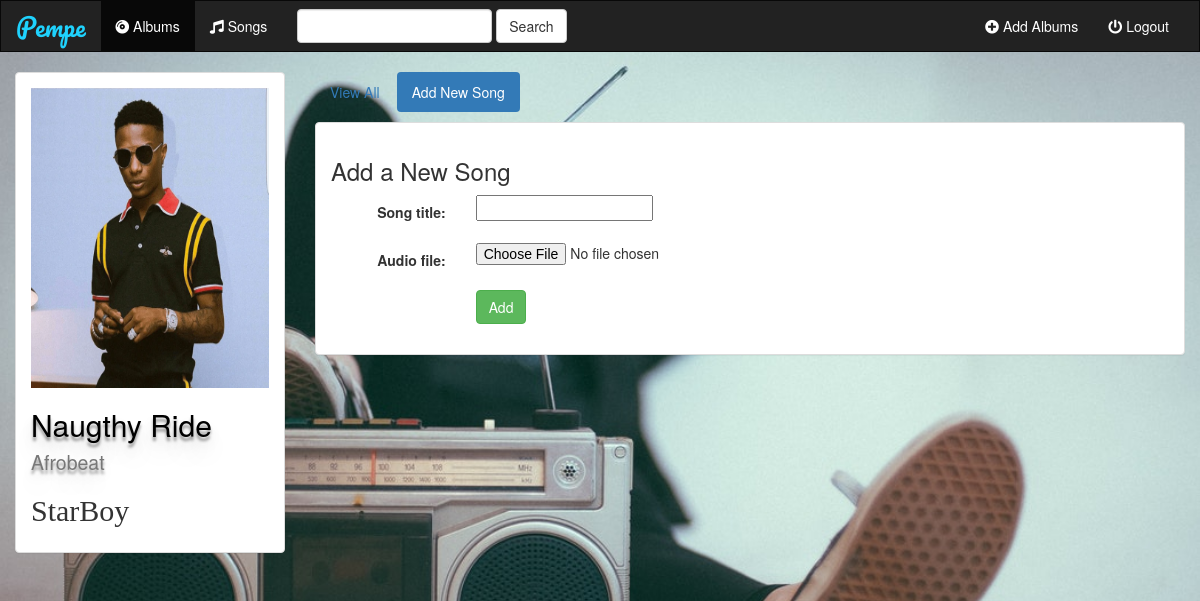
Page /music/5/create_song/ on the committed database.
### music/models.py (models this page shows, shortened)
class Album(models.Model):
    artist = models.CharField(max_length=250)
    album_title = models.CharField(max_length=500)
    genre = models.CharField(max_length=100)
    album_logo = models.FileField()
    is_favorite = models.BooleanField(default=False)
    def __str__(self):
        return self.album_title + " - " + self.artist

### music/views.py (the view, shortened to what this page needs)
# urls.py: url(r'^(?P<album_id>[0-9]+)/create_song/$', views.create_song, name='create_song'),
def create_song(request, album_id):
    form = SongForm(request.POST or None, request.FILES or None)
    album = get_object_or_404(Album, pk=album_id)
    context = {
        'album': album,
        'form': form,
    }
    return render(request, 'music/create_song.html', context)

### music/forms.py
class SongForm(forms.ModelForm):
    class Meta:
        model = Song
        fields = ['song_title', 'audio_file']

### music/templates/music/create_song.html (shortened to what this page needs)
{% extends 'music/base.html' %}
{% block albums_active %}active{% endblock %}
{% block body %}
<div class="container-fluid">
    <div class="row">
        <div class="col-sm-4 col-md-3">
            <div class="panel panel-default">
                <div class="panel-body">
                        <a href="{% url 'music:detail' album.id %}">
                            {% if album.album_logo %}
                                <img style="height: 300px;width: 100%" src="{{ album.album_logo.url }}" class="img-responsive">
                            {% else %}
                                <h3>No image to display</h3>
                            {% endif %}
                        </a>
                    <h1 style="text-shadow: 0px 4px 3px rgba(0,0,0,0.4),
                                            0px 8px 13px rgba(0,0,0,0.1),
                                            0px 18px 23px rgba(0,0,0,0.1);
                                            font-size: 30px;
                                            color: #000000">{{ album.album_title }} <small>{{ album.genre }}</small></h1>
                    <h2 style="font-family: italic;">{{ album.artist }}</h2>
                </div>
            </div>
        </div>
        <div class="col-sm-8 col-md-9">
            <ul class="nav nav-pills" style="margin-bottom: 10px;">
                <li role="presentation"><a href="{% url 'music:detail' album.id %}">View All</a></li>
                <li role="presentation" class="active"><a href="{% url 'music:create_song' album.id %}">Add New Song</a></li>
            </ul>
            <div class="panel panel-default">
                <div class="panel-body">
                    <h3>Add a New Song</h3>
                    <form class="form-horizontal" role="form" action="" method="post" enctype="multipart/form-data">
                        {% include 'music/form_template.html' %}
                        <div class="form-group">
                            <div class="col-sm-offset-2 col-sm-10">
                                <button type="submit" class="btn btn-success">Add</button>
                            </div>
                        </div>
                    </form>
                </div>
            </div>
        </div>
    </div>
</div>
{% endblock %}

### music/static/music/style.css (style rules this page uses)
body { background: white url("images/background.jpg"); background-size: cover; background-repeat: no-repeat; background-position: center; background-attachment: fixed; }

### rows in the picture
Album: album_logo (picture), album_title "Naugthy Ride", genre "Afrobeat", artist "StarBoy"

### other values in the picture
{{ field.label_tag }} "Song title:" "Audio file:"
